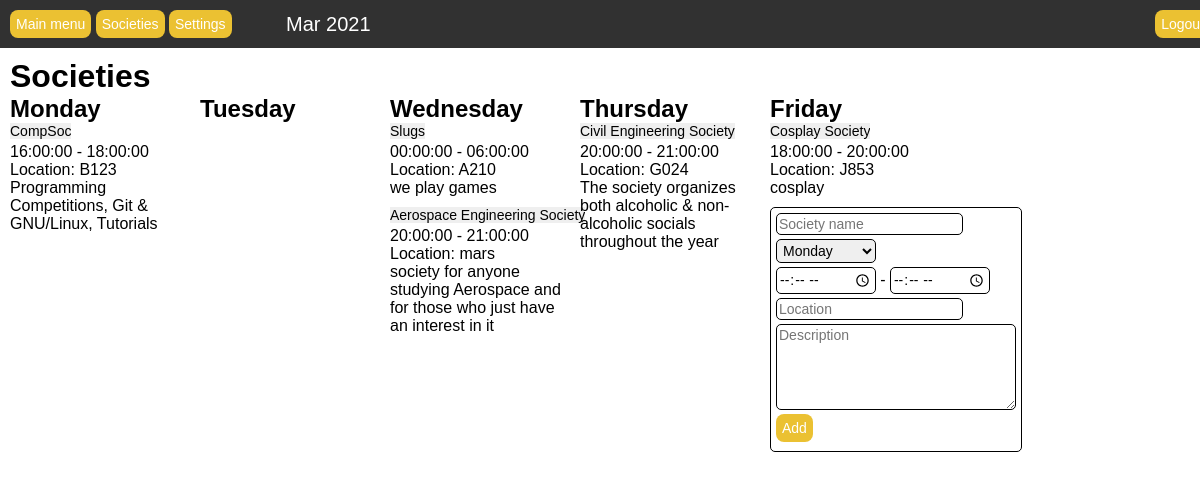
/societies.php (signed in), run on the app's committed database.
### tables this page shows
CREATE TABLE `societies` (
  `society_ID` int(11) NOT NULL,
  `society_name` varchar(40) NOT NULL,
  `society_day` int(1) NOT NULL,
  `society_startTime` time DEFAULT NULL,
  `society_endTime` time DEFAULT NULL,
  `society_location` varchar(30) DEFAULT NULL,
  `society_description` text DEFAULT NULL
);

### societies.php (the view, shortened to what this page needs)
<?php
require "db_connection.php";
require "header.php";
?>
    <div id="society-container">
        <h1>Societies</h1>
        <?php
        $append_day = array("Monday","Tuesday","Wednesday","Thursday","Friday");
        for ($day_count = 0; $day_count < 5; $day_count++) {
            echo "<div id='$append_day[$day_count]'>
                <h2>$append_day[$day_count]</h2>";
            $query_dayCount = $day_count + 1;
            $query_day = "SELECT * FROM societies WHERE society_day='$query_dayCount';";
            $records = mysqli_query($db, $query_day);
            while ($society = mysqli_fetch_assoc($records)) {
                echo "<div class='society'>";
                if (isset($_SESSION["logged_in"])) {
                    echo "<form method='GET'>
                        <input type='submit' value='$society[society_name]' name='edit' />
                        <input type='hidden' value='$society[society_ID]' name='id' />
                    </form>";
                } else {
                    echo "$society[society_name]<br/>";
                }
                echo "$society[society_startTime] - $society[society_endTime]<br/>
                    Location: $society[society_location]<br/>
                    $society[society_description]
                </div>";
            }
            echo "</div>";
        }
        $society_request = array (null,null,null,null,null,null,null);
        if (isset($_SESSION["logged_in"])) {
        ?>
        <form id="society-form" class="add-form" onsubmit="return validateTime('start-time','end-time')" action="society_crud.php" method="GET">
            <input type="text" id="name" placeholder="Society name" value="<?php echo $society_request[1]; ?>"
            name="name" maxlength="40" required/><br/>
            <select id="day" name="day" required>
                <option value="1" <?php if ($society_request[2] == 1) { echo 'selected="selected"';} ?>>Monday</option>
            </select><br/>
            <input type="time" id="start-time" value="<?php echo $society_request[3]; ?>" name="start_time" /> -
            <input type="time" id="end-time" value="<?php echo $society_request[4]; ?>" name="end_time" /><br/>
            <input type="text" id="location" placeholder="Location" value="<?php echo $society_request[5]; ?>"
            name="location" maxlength="30" /><br/>
            <textarea id="description" placeholder="Description" name="description" maxlength="400" rows="5"><?php echo $society_request[6]; ?></textarea><br/>
            <?php
            if (isset($_GET['edit'])) {
                echo '<input type="submit" class="header-button" value="Save" name="update" />
                    <input type="submit" id="delete-button" class="delete-button" value="Delete" name="delete" />
                    <input type="submit" formaction="" class="cancel-button" value="Cancel" />';
            } else {
                echo '<input type="submit" id="add-button" class="header-button" value="Add" name="create" />';
            }
            ?>
        </form>
        <?php } ?>
    </div>
</body>
</html>

### style.css (style rules this page uses)
* { margin: 0; padding: 0; font-family: Arial, Helvetica, sans-serif; }
input, button { border: none; }
input, button:focus, textarea { outline: none; }
.header-button { background-color: #ebc132; color: white; border-radius: 8px; padding: 6px; font-size: 14px; }
#society-container { width: 100%; padding: 10px; }
#Monday,#Tuesday,#Wednesday,#Thursday,#Friday { float: left; width: 15%; margin-right: 10px; }
.add-form { border: 1px solid; padding: 5px; border-radius:5px; background-color: white; }
#society-form { width: 20%; margin: auto; float: left; }
.society { margin-bottom: 10px; }
input { font-size: 14px; margin-bottom: 4px; }
input[type="text"], input[type="date"], input[type="time"], #day, #description, input[type="password"] { border: 1px solid; padding: 2px; border-radius:5px; font-size: 14px; margin-bottom: 4px; }
#description { width: 100%; }
#add-button { display: inline-block; }

### data on the page
societies: edit "CompSoc", society_startTime "16:00:00", society_endTime "18:00:00", society_location "B123", society_description "Programming Competitions, Git & GNU/Linux, Tutorials"
societies: edit "Slugs", society_startTime "00:00:00", society_endTime "06:00:00", society_location "A210", society_description "we play games"
societies: edit "Aerospace Engineering Society", society_startTime "20:00:00", society_endTime "21:00:00", society_location "mars", society_description "society for anyone studying Aerospace and for those who just have an interest in it"
societies: edit "Civil Engineering Society", society_startTime "20:00:00", society_endTime "21:00:00", society_location "G024", society_description "The society organizes both alcoholic & non-alcoholic socials throughout the year"
societies: edit "Cosplay Society", society_startTime "18:00:00", society_endTime "20:00:00", society_location "J853", society_description "cosplay"

### other printed values
$append_day[$day_count] "Monday"
$append_day[$day_count] "Tuesday"
$append_day[$day_count] "Wednesday"
$append_day[$day_count] "Thursday"
$append_day[$day_count] "Friday"
